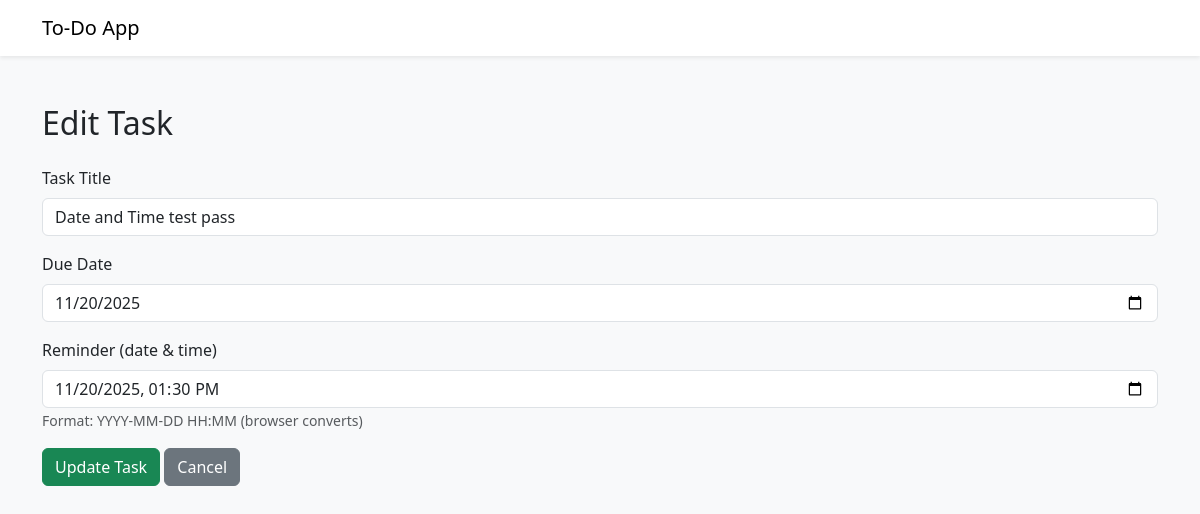
The app's page /edit/9, older data.
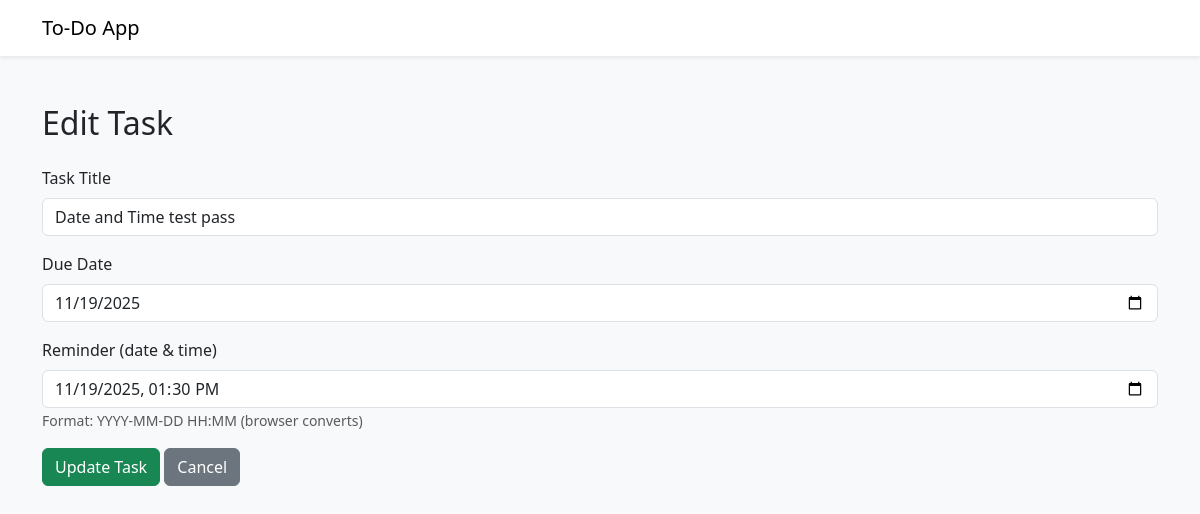
The same page, newer data.
### tables this page shows
CREATE TABLE tasks(
                id INTEGER PRIMARY KEY AUTOINCREMENT,
                title TEXT NOT NULL
        , completed INTEGER DEFAULT 0, due_date TEXT DEFAULT NULL, reminder_at TEXT DEFAULT NULL, reminder_sent TEXT DEFAULT 0);

### app.py (the view)
@app.route("/edit/<int:id>", methods=["POST", "GET"])
def edit_task(id):
    conn = get_db_connection()
    tasks = conn.execute("SELECT * FROM tasks WHERE id = ?", (id,)).fetchone()
    conn.close()
    if tasks is None:
        return "Task not Found", 404
    return render_template("edit.html", task=tasks)

### app.py (called while the page is built)
def get_db_connection():
    conn = sqlite3.connect("task.db")
    conn.row_factory = sqlite3.Row
    return conn

### templates/edit.html
{% extends "base.html" %}
{% block content %}
<h2 class="mb-4">Edit Task</h2>
<form action="{{ url_for('update_task', id=task['id']) }}" method="POST" class="mb-3">
    <div class="mb-3">
        <label class="form-label">Task Title</label>
        <input type="text" name="task" class="form-control" value="{{ task['title'] }}" required>
    </div>
    <div class="mb-3">
        <label class="form-label">Due Date</label>
        <input type="date" name="due_date" value="{{ task['due_date'] or ''}}" class="form-control">
    </div>
    <div class="mb-3">
        <label class="form-label">Reminder (date & time)</label>
        <input type="datetime-local" name="reminder_at"
               value="{% if task['reminder_at'] %}{{ task['reminder_at']|replace(' ', 'T') }}{% endif %}"
               class="form-control">
        <small class="text-muted">Format: YYYY-MM-DD HH:MM (browser converts)</small>
    </div>
    <button class="btn btn-success" type="submit">Update Task</button>
    <a href="{{ url_for('index') }}" class="btn btn-secondary">Cancel</a>
</form>
{% endblock %}

Row changes from the older to the newer data that the page shows:
changed tasks "Date and Time test pass": due_date "11/20/2025" → "11/19/2025"; reminder_at "11/20/2025 13:30" → "11/19/2025 13:30"
